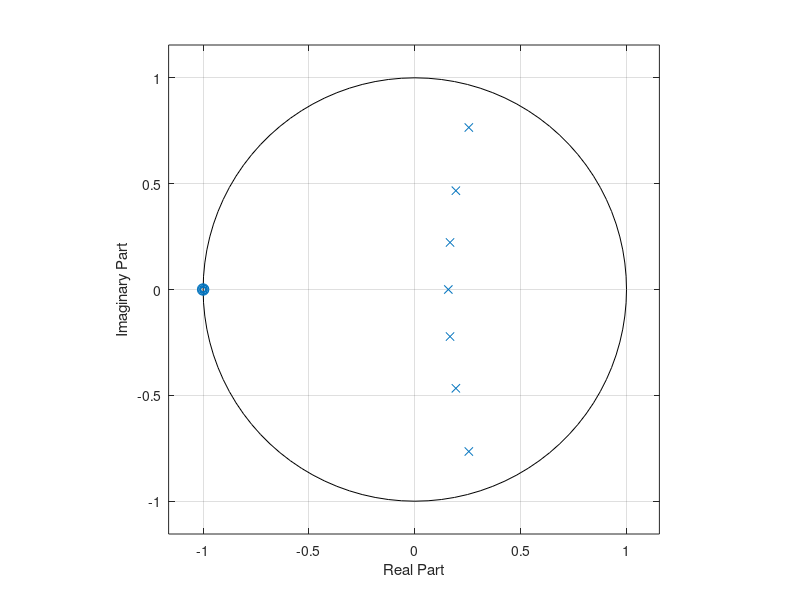

Reproduce this figure in MATLAB. (Note: this script raises an error after producing the figure.)
Fc = 200;   % cut-off frequency
Fs = 1000;  % sampling frequency

[b, a] = butter(7, 200/500);
% freqz(b, a) % it may be another solution.

[h, w] = freqz(b, a);
zplane(b, a)
xlabel("Real Part"); ylabel("Imaginary Part");
sgtitle("pole-zero plot of 7th order low-pass Butterworth filter")